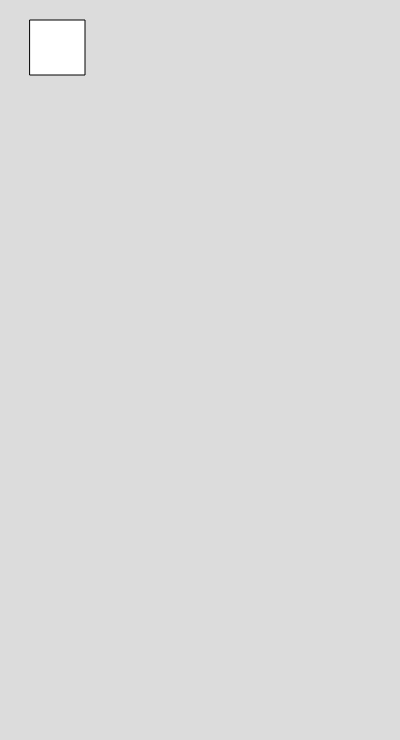
Frame 1 (no input)
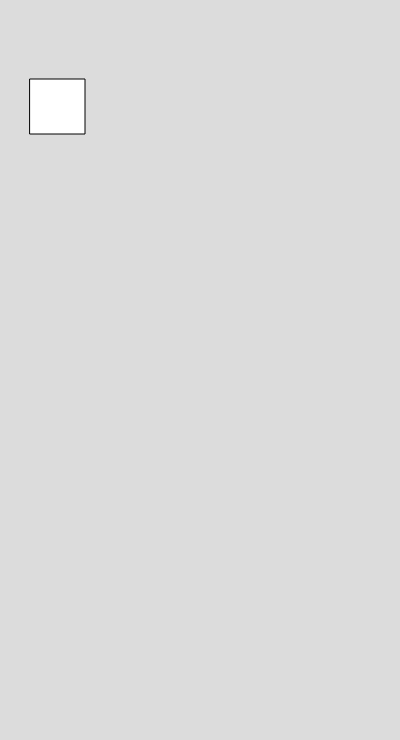
Frame 60 (no input)
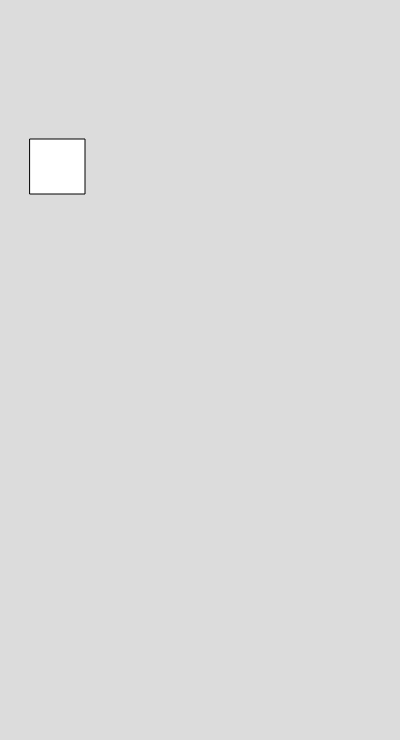
Frame 120 (the mouse pressed at the canvas centre since frame 60)

The p5.js sketch that drew these frames (run headless with seeded random() and noise() and a simulated clock; from frame 60 on, the mouse is pressed at the canvas centre):

// p5.js sketch
// ── sketch.js
let square_Hieght = 20
let sq_speed = 1
function setup() {
  createCanvas(400, 740);
  Button = createButton('jump');
  
  
}

function draw() {
  background(220);
  square(30, square_Hieght, 55);
  while (square_Hieght > 0){
    square_Hieght += sq_speed;
    return false
  }



}
